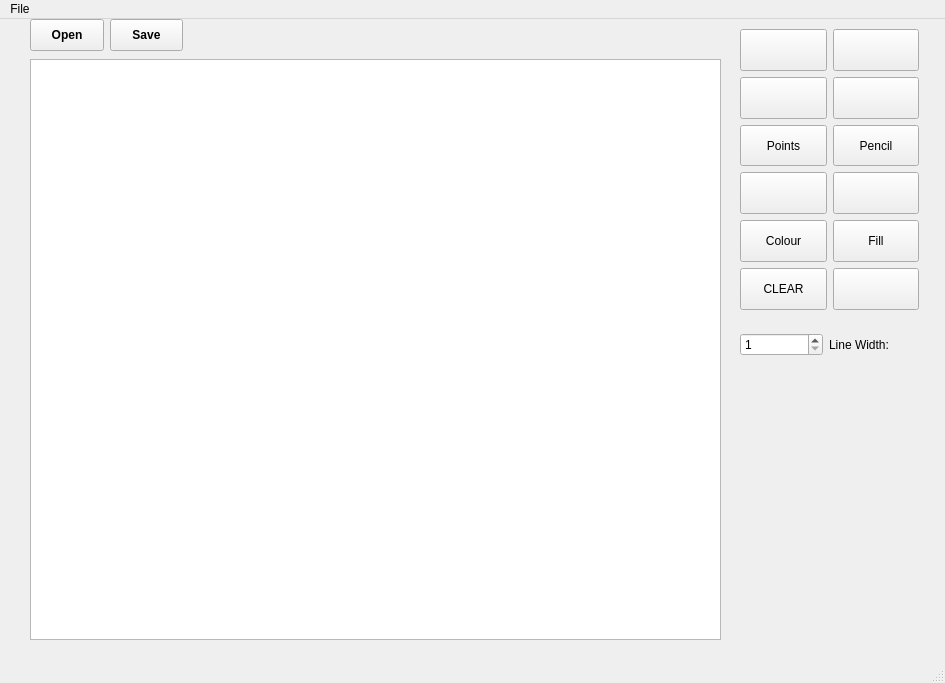
<?xml version="1.0" encoding="UTF-8"?>
<ui version="4.0">
 <class>MainWindow</class>
 <widget class="QMainWindow" name="MainWindow">
  <property name="geometry">
   <rect>
    <x>0</x>
    <y>0</y>
    <width>945</width>
    <height>683</height>
   </rect>
  </property>
  <property name="sizePolicy">
   <sizepolicy hsizetype="Preferred" vsizetype="Preferred">
    <horstretch>0</horstretch>
    <verstretch>0</verstretch>
   </sizepolicy>
  </property>
  <property name="windowTitle">
   <string>MainWindow</string>
  </property>
  <widget class="QWidget" name="centralwidget">
   <widget class="QWidget" name="horizontalLayoutWidget">
    <property name="geometry">
     <rect>
      <x>740</x>
      <y>10</y>
      <width>179</width>
      <height>281</height>
     </rect>
    </property>
    <layout class="QHBoxLayout" name="horizontalLayout">
     <item>
      <layout class="QGridLayout" name="gridLayout">
       <item row="3" column="0">
        <widget class="QPushButton" name="pushButton_3">
         <property name="sizePolicy">
          <sizepolicy hsizetype="Expanding" vsizetype="Expanding">
           <horstretch>0</horstretch>
           <verstretch>0</verstretch>
          </sizepolicy>
         </property>
         <property name="text">
          <string/>
         </property>
        </widget>
       </item>
       <item row="0" column="1">
        <widget class="QPushButton" name="rectButton">
         <property name="sizePolicy">
          <sizepolicy hsizetype="Expanding" vsizetype="Expanding">
           <horstretch>0</horstretch>
           <verstretch>0</verstretch>
          </sizepolicy>
         </property>
         <property name="toolTip">
          <string>Draw Rectangle</string>
         </property>
         <property name="text">
          <string/>
         </property>
         <property name="icon">
          <iconset>
           <normaloff>../NewPaint/rectangle.png</normaloff>../NewPaint/rectangle.png</iconset>
         </property>
         <property name="iconSize">
          <size>
           <width>22</width>
           <height>22</height>
          </size>
         </property>
        </widget>
       </item>
       <item row="1" column="1">
        <widget class="QPushButton" name="lineButton">
         <property name="sizePolicy">
          <sizepolicy hsizetype="Expanding" vsizetype="Expanding">
           <horstretch>0</horstretch>
           <verstretch>0</verstretch>
          </sizepolicy>
         </property>
         <property name="toolTip">
          <string>Draw Line</string>
         </property>
         <property name="text">
          <string/>
         </property>
         <property name="icon">
          <iconset>
           <normaloff>../Desktop/line.png</normaloff>../Desktop/line.png</iconset>
         </property>
         <property name="iconSize">
          <size>
           <width>30</width>
           <height>30</height>
          </size>
         </property>
        </widget>
       </item>
       <item row="3" column="1">
        <widget class="QPushButton" name="pushButton_9">
         <property name="sizePolicy">
          <sizepolicy hsizetype="Expanding" vsizetype="Expanding">
           <horstretch>0</horstretch>
           <verstretch>0</verstretch>
          </sizepolicy>
         </property>
         <property name="text">
          <string/>
         </property>
        </widget>
       </item>
       <item row="2" column="1">
        <widget class="QPushButton" name="PencilButton">
         <property name="sizePolicy">
          <sizepolicy hsizetype="Expanding" vsizetype="Expanding">
           <horstretch>0</horstretch>
           <verstretch>0</verstretch>
          </sizepolicy>
         </property>
         <property name="toolTip">
          <string>Draw using Pencil tool</string>
         </property>
         <property name="text">
          <string>Pencil</string>
         </property>
        </widget>
       </item>
       <item row="1" column="0">
        <widget class="QPushButton" name="triangleButton">
         <property name="sizePolicy">
          <sizepolicy hsizetype="Expanding" vsizetype="Expanding">
           <horstretch>0</horstretch>
           <verstretch>0</verstretch>
          </sizepolicy>
         </property>
         <property name="toolTip">
          <string>Draw Triangle</string>
         </property>
         <property name="text">
          <string/>
         </property>
         <property name="icon">
          <iconset>
           <normaloff>../NewPaint/triangle.png</normaloff>../NewPaint/triangle.png</iconset>
         </property>
         <property name="iconSize">
          <size>
           <width>22</width>
           <height>22</height>
          </size>
         </property>
        </widget>
       </item>
       <item row="4" column="0">
        <widget class="QPushButton" name="colourButton">
         <property name="sizePolicy">
          <sizepolicy hsizetype="Expanding" vsizetype="Expanding">
           <horstretch>0</horstretch>
           <verstretch>0</verstretch>
          </sizepolicy>
         </property>
         <property name="toolTip">
          <string>Set Colour of Lines</string>
         </property>
         <property name="text">
          <string>Colour</string>
         </property>
        </widget>
       </item>
       <item row="4" column="1">
        <widget class="QPushButton" name="fillColourButton">
         <property name="sizePolicy">
          <sizepolicy hsizetype="Expanding" vsizetype="Expanding">
           <horstretch>0</horstretch>
           <verstretch>0</verstretch>
          </sizepolicy>
         </property>
         <property name="toolTip">
          <string>Fill figure with colour</string>
         </property>
         <property name="toolTipDuration">
          <number>-1</number>
         </property>
         <property name="text">
          <string>Fill</string>
         </property>
        </widget>
       </item>
       <item row="5" column="0">
        <widget class="QPushButton" name="clearButton_5">
         <property name="sizePolicy">
          <sizepolicy hsizetype="Expanding" vsizetype="Expanding">
           <horstretch>0</horstretch>
           <verstretch>0</verstretch>
          </sizepolicy>
         </property>
         <property name="toolTip">
          <string>Clear the Scene</string>
         </property>
         <property name="text">
          <string>CLEAR</string>
         </property>
        </widget>
       </item>
       <item row="2" column="0">
        <widget class="QPushButton" name="pointsButton">
         <property name="sizePolicy">
          <sizepolicy hsizetype="Expanding" vsizetype="Expanding">
           <horstretch>0</horstretch>
           <verstretch>0</verstretch>
          </sizepolicy>
         </property>
         <property name="toolTip">
          <string>Draw Ponits</string>
         </property>
         <property name="text">
          <string>Points</string>
         </property>
        </widget>
       </item>
       <item row="5" column="1">
        <widget class="QPushButton" name="undoButton">
         <property name="sizePolicy">
          <sizepolicy hsizetype="Expanding" vsizetype="Expanding">
           <horstretch>0</horstretch>
           <verstretch>0</verstretch>
          </sizepolicy>
         </property>
         <property name="toolTip">
          <string>Undo</string>
         </property>
         <property name="text">
          <string/>
         </property>
         <property name="icon">
          <iconset resource="myresource.qrc">
           <normaloff>:/new/icons/undo.png</normaloff>:/new/icons/undo.png</iconset>
         </property>
        </widget>
       </item>
       <item row="0" column="0">
        <widget class="QPushButton" name="circleButton">
         <property name="sizePolicy">
          <sizepolicy hsizetype="Expanding" vsizetype="Expanding">
           <horstretch>0</horstretch>
           <verstretch>0</verstretch>
          </sizepolicy>
         </property>
         <property name="toolTip">
          <string>Draw Circle</string>
         </property>
         <property name="text">
          <string/>
         </property>
         <property name="icon">
          <iconset>
           <normaloff>../NewPaint/circle.png</normaloff>../NewPaint/circle.png</iconset>
         </property>
         <property name="iconSize">
          <size>
           <width>22</width>
           <height>22</height>
          </size>
         </property>
        </widget>
       </item>
      </layout>
     </item>
    </layout>
   </widget>
   <widget class="QGraphicsView" name="graphicsView">
    <property name="geometry">
     <rect>
      <x>30</x>
      <y>40</y>
      <width>691</width>
      <height>581</height>
     </rect>
    </property>
   </widget>
   <widget class="QWidget" name="horizontalLayoutWidget_2">
    <property name="geometry">
     <rect>
      <x>740</x>
      <y>310</y>
      <width>171</width>
      <height>31</height>
     </rect>
    </property>
    <layout class="QHBoxLayout" name="horizontalLayout_2">
     <item>
      <widget class="QSpinBox" name="spinBox">
       <property name="toolTip">
        <string>Width Value</string>
       </property>
       <property name="minimum">
        <number>1</number>
       </property>
       <property name="maximum">
        <number>40</number>
       </property>
      </widget>
     </item>
     <item>
      <widget class="QLabel" name="label">
       <property name="toolTip">
        <string>Set Line Width</string>
       </property>
       <property name="text">
        <string>Line Width:</string>
       </property>
      </widget>
     </item>
    </layout>
   </widget>
   <widget class="QWidget" name="horizontalLayoutWidget_3">
    <property name="geometry">
     <rect>
      <x>30</x>
      <y>0</y>
      <width>153</width>
      <height>32</height>
     </rect>
    </property>
    <layout class="QHBoxLayout" name="horizontalLayout_3">
     <item>
      <widget class="QPushButton" name="openButton">
       <property name="sizePolicy">
        <sizepolicy hsizetype="Preferred" vsizetype="Preferred">
         <horstretch>0</horstretch>
         <verstretch>0</verstretch>
        </sizepolicy>
       </property>
       <property name="font">
        <font>
         <weight>75</weight>
         <bold>true</bold>
        </font>
       </property>
       <property name="text">
        <string>Open</string>
       </property>
      </widget>
     </item>
     <item>
      <widget class="QPushButton" name="saveButton">
       <property name="sizePolicy">
        <sizepolicy hsizetype="Preferred" vsizetype="Preferred">
         <horstretch>0</horstretch>
         <verstretch>0</verstretch>
        </sizepolicy>
       </property>
       <property name="font">
        <font>
         <weight>75</weight>
         <bold>true</bold>
        </font>
       </property>
       <property name="text">
        <string>Save</string>
       </property>
      </widget>
     </item>
    </layout>
   </widget>
  </widget>
  <widget class="QMenuBar" name="menubar">
   <property name="geometry">
    <rect>
     <x>0</x>
     <y>0</y>
     <width>945</width>
     <height>24</height>
    </rect>
   </property>
   <widget class="QMenu" name="menuFile">
    <property name="title">
     <string>File</string>
    </property>
    <addaction name="actionSave"/>
   </widget>
   <addaction name="menuFile"/>
  </widget>
  <widget class="QStatusBar" name="statusbar"/>
  <action name="actionSave">
   <property name="text">
    <string>Save</string>
   </property>
   <property name="toolTip">
    <string>Save to File</string>
   </property>
   <property name="shortcut">
    <string>Ctrl+S</string>
   </property>
  </action>
 </widget>
 <resources>
  <include location="myresource.qrc"/>
 </resources>
 <connections/>
</ui>
